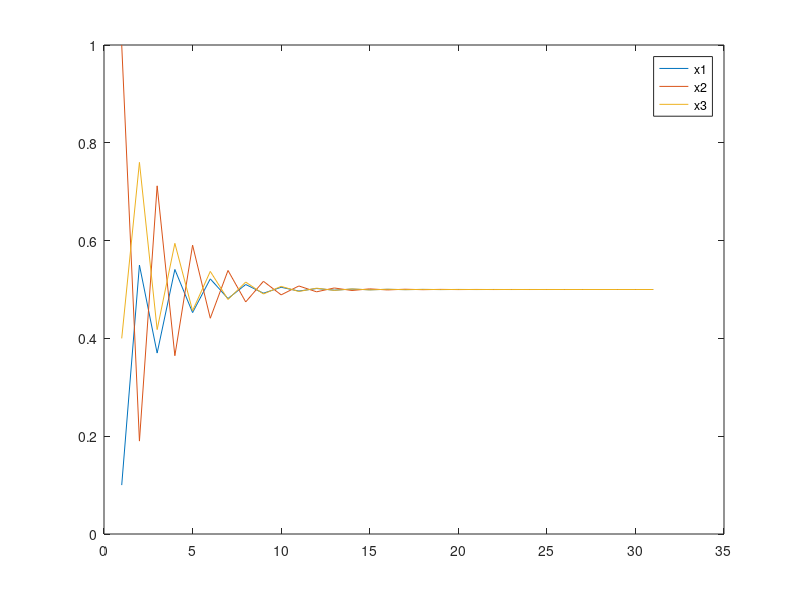

This figure's MATLAB source:
% Program untuk tugas 5 no 2

%===================================
%PERSIAPAN

D = [-1 0;1 -1;0 1]; %incidence matrix
W = [0.5 0;0 0.6]; %weight matrix

L = D*W*D'; %Laplacian cara manual

L2 = [0.5 -0.5 0;-0.5 1.1 -0.6;0 -0.6 0.6]; %Laplacian jadian sesuai buku

I = eye(length(L)); %matriks identitas
stepsize = 1; %stepsize 
M = I - stepsize*L; %matriks M

x(1:3,1) = [0.1;1;0.4]; %initial state
%===================================
%UPDATE States
for k = 1:30
    x(:,k+1) = M*x(:,k);
end

%===================================
%Plotting
plot(x(1,:));
hold on
plot(x(2,:));
plot(x(3,:));
legend('x1','x2','x3');
